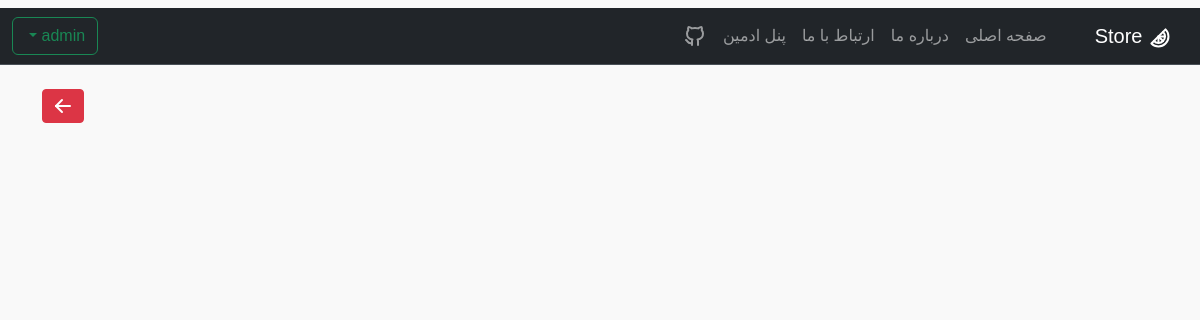
The app's page /panel/inventory/ (signed in), older data.
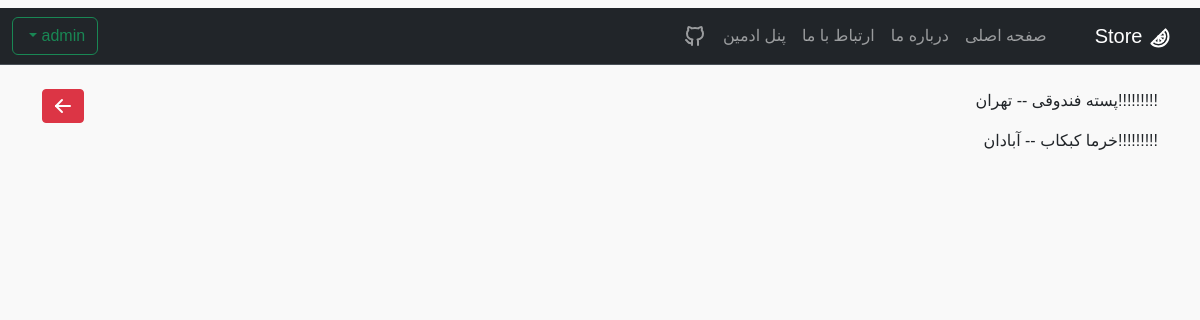
The same page, newer data.
### products/models.py (models this page shows, shortened)
class InventoryProduct(models.Model):
    inventoryProductId = models.AutoField(primary_key=True)
    productId = models.ForeignKey(ProductVariation, on_delete=models.CASCADE)
    quantity = models.PositiveSmallIntegerField(verbose_name='تعداد کالا')
    inventoryId = models.ForeignKey(Inventory, on_delete=models.CASCADE)

class ProductVariation(models.Model):
    variationId = models.AutoField(primary_key=True)
    productId = models.ForeignKey(ProductCategory, on_delete=models.CASCADE, verbose_name='دسته محصول')
    name = models.CharField(max_length=30,verbose_name='نام محصول')
    Supplier = models.ManyToManyField('Supplier')
    price = models.IntegerField(verbose_name='قیمت (تومان)',help_text='یک بسته 500 گرمی')
    quantity = models.IntegerField(verbose_name='تعداد کالا')
    cityId = models.ForeignKey(City, on_delete=models.CASCADE,verbose_name='انبار')
    text = models.TextField(max_length=1000, null=True, blank=True,help_text='اجبار پر کردن توضیحات نیست',verbose_name='توضیح محصول')

class Inventory(models.Model):
    inventoryId = models.AutoField(primary_key=True)
    cityId = models.ForeignKey(City, on_delete=models.CASCADE)
    def __str__(self):
        return f"{self.cityId}"

class City(models.Model):
    TYPE_CHOICES = (
        ("آبادان", "آبادان"),
        ("بوشهر", "بوشهر"),
        ("تهران", "تهران"),
        ("کرج", "کرج"),
        ("تبریز", "تبریز"),
        ("مشهد", "مشهد"),
        ("اصفهان", "اصفهان"),
        ("شیراز", "شیراز"),
        ("قم", "قم"),
        ("قشم", "قشم"),
        ("کرمان", "کرمان"),
        ("کردستان", "کردستان"),
    )
    name = models.CharField(max_length=50, choices=TYPE_CHOICES)
    def __str__(self):
        return f"{self.name}"

### pages/views.py (the view)
# urls.py: path('panel/inventory/', ViewInventory.as_view(), name='list_inv'),
class ViewInventory(ListView):
    model = InventoryProduct
    template_name = 'admin/Inventory.html'
    context_object_name = 'inv_list'
    def dispatch(self, request, *args, **kwargs):
        if not request.user.is_superuser:
            return HttpResponseForbidden("<b><h2>دسترسی ممنوع است</h2></b><h4> .فقط مدیر سایت میتواند وارد شود</h4>")
        return super().dispatch(request, *args, **kwargs)

### templates/admin/Inventory.html (shortened to what this page needs)
{% extends 'base.html' %}
{% block content %}
<br>
<button type="submit" class="btn btn-danger btn-sm" style="float:left"><a class="nav-link active"
                                                                          href="{% url 'panel_admin' %}">
</a></button>
{% for i in inv_list %}
<p>!!!!!!!!!{{ i.productId.name }} -- {{i.inventoryId}}</p>
{% endfor %}
{% endblock %}

### templates/base.html (shortened to what this page needs)
{% load static %}
<html dir="rtl" lang="fa-IR">
<head>
    <link rel="stylesheet" href="{% static 'css/web_css.css' %}">
    <link href="https://cdn.jsdelivr.net/npm/bootstrap@5.3.0/dist/css/bootstrap.min.css" rel="stylesheet"
>
</head>
<body style="direction: rtl;" class="body">
<nav class="navbar navbar-expand-lg bg-dark border-bottom border-bottom-dark " data-bs-theme="dark">
    <div class="container-fluid ">
        <a class="navbar-brand" href="{% url 'home' %} ">
            Store</a>
        <div class="collapse navbar-collapse" id="navbarSupportedContent">
            <ul class="navbar-nav" style="direction: rtl;">
                <li class="nav-item">
                    <a class="nav-link " aria-current="page" href="{% url 'home' %}"> صفحه اصلی</a>
                </li>
                <li>
                    <a class="nav-link" aria-current="page" href="{% url 'about' %}">درباره ما</a>
                </li>
                <li>
                    <a class="nav-link" aria-current="page" href="{% url 'contact_us' %}">ارتباط با ما</a>
                </li>
                {% if user.is_superuser %}
                <li>
                    <a class="nav-link" aria-current="page" href="{% url 'panel_admin' %}">پنل ادمین</a>
                </li>
                {% endif %}
                <li>
                    <a class="nav-link" aria-current="page" href="https://github.com/amirbaa1" target="_blank">
                    </a>
                </li>
            </ul>
            <div class="btn-group ">
                {% if user.is_authenticated %}
                <button class="btn btn-outline-success dropdown-toggle mx-auto" type="button"
                        data-bs-toggle="dropdown"
                        data-bs-display="static" aria-expanded="false">
                </button>
                {% else %}
                <a class="btn btn-outline-success mx-auto" href="{% url 'login' %}">Log In</a>
                {% endif %}
            </div>
        </div>
    </div>
</nav>
</body>
</html>
<div class="container">
    {% block content %}
    {% endblock content %}
</div>

### static/css/web_css.css (style rules this page uses)
.body { font-family: Vazirmatn, sans-serif; background-color: #f9f9f9; }
.navbar-nav { margin-left: auto; }

Row changes from the older to the newer data that the page shows:
added InventoryProduct: productId.name "پسته فندوقی", inventoryId "تهران"
added InventoryProduct: productId.name "خرما کبکاب", inventoryId "آبادان"
